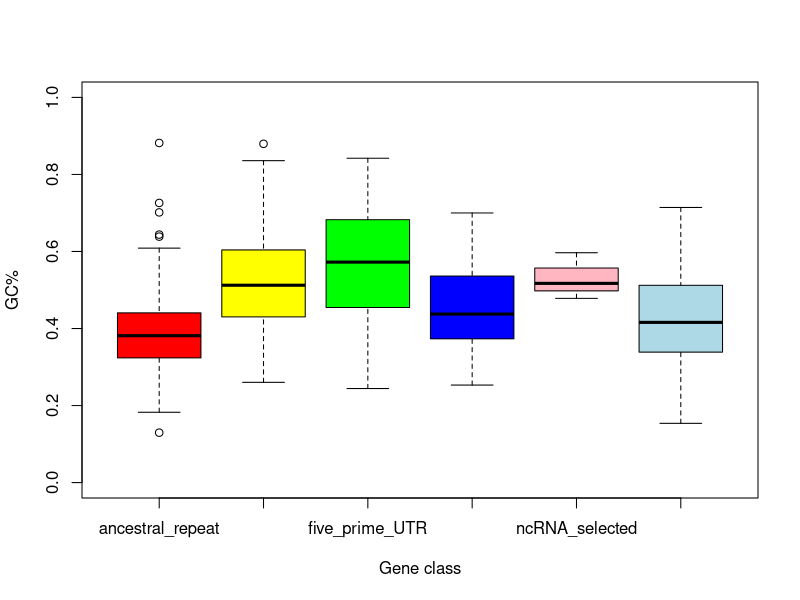

Reproduce this figure in R.
#load library
library("lattice")
#read the data table
data=read.table("boxplot_lite_example.tsv",header=T)
#name the output file format
png("boxplot_lite.png",width=800,height=600)
#plot
attach(data)
boxplot(GC~Annotation,xlab="Gene class",ylab="GC%",ylim=c(0,1),col=c("red","yellow","green","blue","light pink","light blue","grey"))
#Write the file
dev.off()
